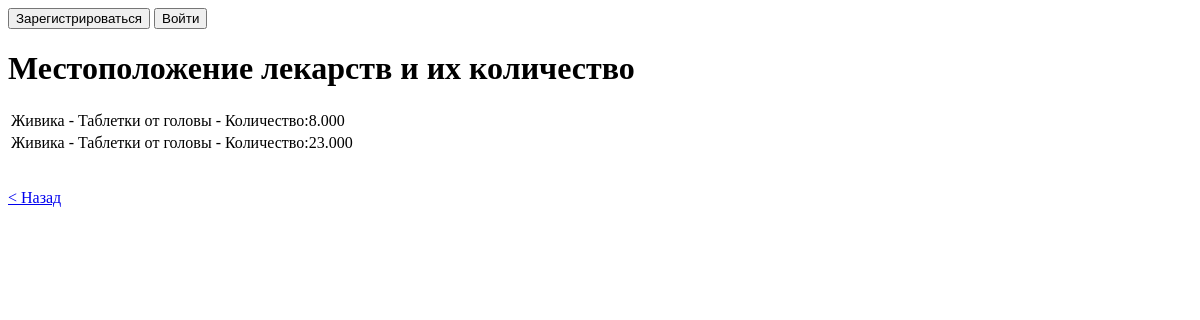
Before: /place/ with the older database file.
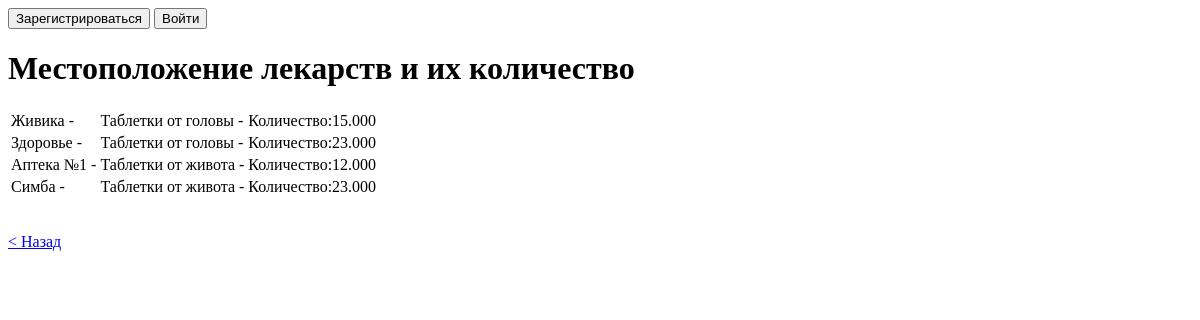
After: the same page with the newer database file.
### mainapp/models.py (models this page shows, shortened)
class Place(models.Model):
    pharmacy = models.ForeignKey(Pharmacy, on_delete=models.CASCADE)
    cure = models.ForeignKey(Cure, on_delete=models.CASCADE)
    quantity = models.DecimalField(max_digits=6, decimal_places=3)

class Pharmacy(models.Model):
    name = models.CharField(max_length=50)
    street = models.ForeignKey(Street, on_delete=models.SET_NULL, null=True)
    cures = models.ManyToManyField(Cure,through='Place')
    def __str__(self):
        return self.name

class Cure(models.Model):
    name = models.CharField(max_length=50)
    pharmacies = models.ManyToManyField('Pharmacy', through='Place')

### mainapp/views.py (the view)
# urls.py: path("place/", views.place, name='place'),
def place(request):
    template = loader.get_template('place.html')
    context = {
        'place' : Place.objects.all(),
        'title': 'Список количества лекарства',
        'power_user': request.user.groups.filter(name='admin').exists()
    }
    return HttpResponse(template.render(context, request))

### mainapp/templates/place.html (shortened to what this page needs)
{% extends 'base.html' %}
{% block page_title %}
    <h1> Местоположение лекарств и их количество </h1>
{% endblock %}
{% block page_content %}
    <table>
        {% for p in place %}
            <tr>
                <td>{{p.pharmacy}} - </td>
                <td>{{p.cure.name}} - </td>
                <td>Количество:{{p.quantity}} </td>
            </tr>
        {% endfor %}
    </table>
    <br>
<p><a href="{% url 'index' %}"> < Назад </a> </p>
{% endblock %}

### mainapp/templates/base.html (shortened to what this page needs)
<!DOCTYPE html>
<html lang="ru">
<head>
</head>
<body>
    {% include 'user_block.html' %}
    {% block page_title %}{% endblock %}
    {% block page_content %}{% endblock %}
</body>
</html>

### mainapp/templates/user_block.html
<div>
    {% if request.user.is_authenticated %}
        Вы вошли под именем: <strong>{{request.user.username}}</strong>
        <button type="button" onclick="location.href={% url 'logout' %};">Выход</button>
    {% else %}
        <button type="button" onclick="location.href={% url 'register' %};">Зарегистрироваться</button>
        <button type="button" onclick="location.href={% url 'login' %};">Войти</button>
    {% endif %}
</div>

Changed rows visible on the page:
removed Place: pharmacy "Живика", cure.name "Таблетки от головы", quantity "23.000"
changed Place "Живика": quantity "8.000" → "15.000"
added Place: pharmacy "Здоровье", cure.name "Таблетки от головы", quantity "23.000"
added Place: pharmacy "Аптека №1", cure.name "Таблетки от живота", quantity "12.000"
added Place: pharmacy "Симба", cure.name "Таблетки от живота", quantity "23.000"
